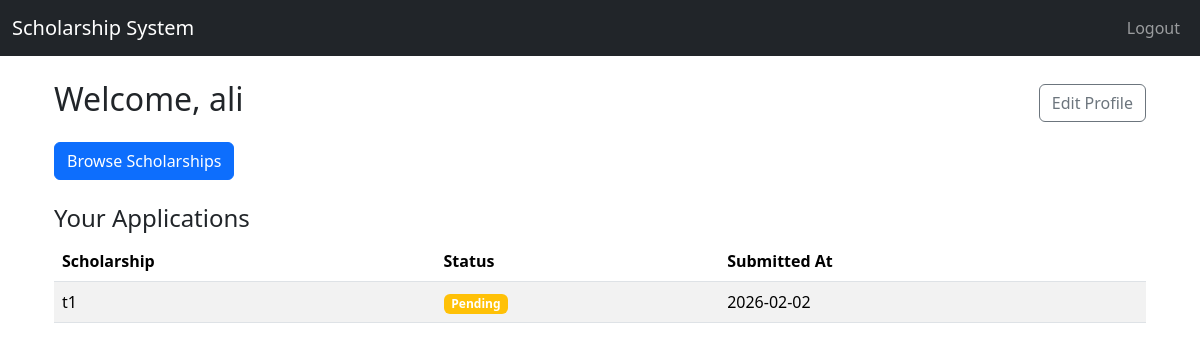
The page /student/dashboard (signed in) on the database its author committed.
### app/models.py (models this page shows)
class User(UserMixin, db.Model):
    id = db.Column(db.Integer, primary_key=True)
    username = db.Column(db.String(50), unique=True, nullable=False)
    email = db.Column(db.String(100), unique=True, nullable=False)
    your_id = db.Column(db.String(20), unique=True, nullable=True)
    password = db.Column(db.String(255), nullable=False)
    role = db.Column(db.String(20), nullable=False)
    created_at = db.Column(db.DateTime, default=datetime.utcnow)

class Application(db.Model):
    __tablename__ = 'application'
    __table_args__ = {'extend_existing': True}
    id = db.Column(db.Integer, primary_key=True)
    student_id = db.Column(db.Integer, db.ForeignKey('user.id'), nullable=False)
    scholarship_id = db.Column(db.Integer, db.ForeignKey('scholarship.id'), nullable=False)
    reviewer_id = db.Column(db.Integer, db.ForeignKey('user.id'), nullable=True)
    documents = db.Column(db.Text)  # store file paths comma-separated
    status = db.Column(db.String(50), default="Pending")  # Pending, Reviewed, Accepted, Rejected
    submitted_at = db.Column(db.DateTime, default=datetime.utcnow)
    reviews = db.relationship('Review', backref='application', lazy=True)
    scholarship = db.relationship('Scholarship', backref='applications')
    student = db.relationship('User', foreign_keys=[student_id], backref='applications')
    form_data = db.Column(JSON)

class Scholarship(db.Model):
    id = db.Column(db.Integer, primary_key=True)
    title = db.Column(db.String(200), nullable=False)
    description = db.Column(db.Text)
    eligibility_criteria = db.Column(db.JSON)
    application_deadline = db.Column(db.DateTime)
    created_at = db.Column(db.DateTime, default=datetime.utcnow)
    documents_required = db.Column(db.Text)  # comma-separated list

### app/routes/student_routes.py (the view)
@student_bp.route('/dashboard')
@login_required
def dashboard():
    apps = Application.query.filter_by(student_id=current_user.id).all()
    return render_template('student/dashboard.html', applications=apps)

### app/templates/student/dashboard.html (shortened to what this page needs)
{% extends "base.html" %}
{% block content %}
<div class="container mt-4">
  <div class="d-flex justify-content-between align-items-center mb-3">
    <h2>Welcome, {{ current_user.username }}</h2>
    <a href="{{ url_for('student.profile') }}" class="btn btn-outline-secondary">
      Edit Profile
    </a>
  </div>
  <div class="mb-4">
    <a href="{{ url_for('student.scholarships') }}" class="btn btn-primary">
      Browse Scholarships
    </a>
  </div>
  <h4>Your Applications</h4>
  {% if applications %}
  <table class="table table-striped">
      <thead>
          <tr>
              <th>Scholarship</th>
              <th>Status</th>
              <th>Submitted At</th>
          </tr>
      </thead>
      <tbody>
          {% for app in applications %}
          <tr>
              <td>{{ app.scholarship.title }}</td>
              <td>
                <span class="badge
                  {% if app.status == 'Accepted' %}bg-success
                  {% elif app.status == 'Rejected' %}bg-danger
                  {% elif app.status == 'Reviewed' %}bg-info
                  {% else %}bg-warning{% endif %}">
                  {{ app.status }}
                </span>
              </td>
              <td>{{ app.submitted_at.strftime('%Y-%m-%d') }}</td>
          </tr>
          {% endfor %}
      </tbody>
  </table>
  {% else %}
    <p class="text-muted">You have not applied for any scholarships yet.</p>
  {% endif %}
</div>
{% endblock %}

### rows shown on the page
User: username "ali"
Application: scholarship "t1", status "Pending", submitted_at "2026-02-02"
